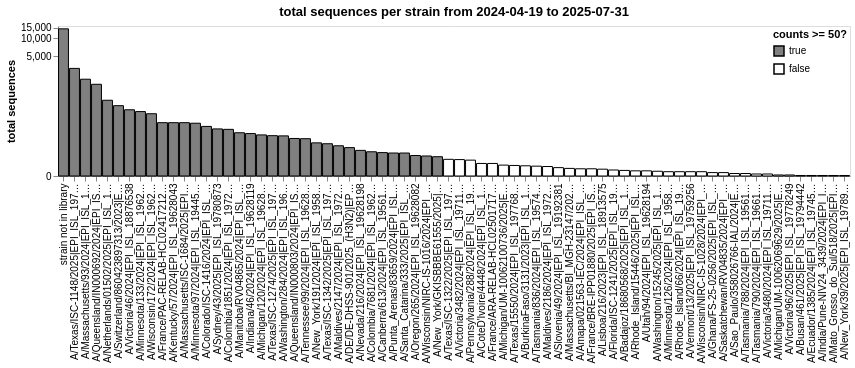

Source (notebook cell):
### Markdown cell above
Get total counts for each variant:

### Code cell
total_counts = (
    all_counts_by_date
    .groupby("variant", as_index=False)
    .aggregate(total_sequences=pd.NamedAgg("sequences", "sum"))
    .assign(sufficient_counts=lambda x: x["total_sequences"] >= min_counts)
)

total_counts_chart = (
    alt.Chart(total_counts)
    .encode(
        alt.X(
            "variant",
            sort=alt.SortField("total_sequences", order="descending"),
            title=None,
        ),
        alt.Y(
            "total_sequences",
            scale=alt.Scale(type="symlog", constant=50),
            title="total sequences",
            axis=alt.Axis(grid=False),
        ),
        alt.Fill(
            "sufficient_counts",
            scale=alt.Scale(range=["gray", "white"], domain=[True, False]),
            title=f"counts >= {min_counts}?",
            legend=alt.Legend(orient="top-right", offset=3)
        ),
        tooltip=total_counts.columns.tolist(),
    )
    .mark_bar(stroke="black")
    .properties(
        height=150,
        width=alt.Step(11),
        title=f"total sequences per strain from {date_start.date()} to {date_end.date()}",
    )
)

total_counts_chart

### Figure 1 — Vega-Lite specification as saved in the notebook (floating-point values rounded to 4 significant figures)
{"config": {"view": {"continuousWidth": 300, "continuousHeight": 300}}, "data": {"name": "data-7c6545706ffbce713eaef7bbe69ce5df"}, "mark": {"type": "bar", "stroke": "black"}, "encoding": {"fill": {"field": "sufficient_counts", "legend": {"offset": 3, "orient": "top-right"}, "scale": {"domain": [true, false], "range": ["gray", "white"]}, "title": "counts >= 50?", "type": "nominal"}, "tooltip": [{"field": "variant", "type": "nominal"}, {"field": "total_sequences", "type": "quantitative"}, {"field": "sufficient_counts", "type": "nominal"}], "x": {"field": "variant", "sort": {"field": "total_sequences", "order": "descending"}, "title": null, "type": "nominal"}, "y": {"axis": {"grid": false}, "field": "total_sequences", "scale": {"constant": 50, "type": "symlog"}, "title": "total sequences", "type": "quantitative"}}, "height": 150, "title": "total sequences per strain from 2024-04-19 to 2025-07-31", "width": {"step": 11}, "$schema": "https://vega.github.io/schema/vega-lite/v5.20.1.json", "datasets": {"data-7c6545706ffbce713eaef7bbe69ce5df": [{"variant": "A/Amapa/021563-IEC/2024|EPI_ISL_19266713|EPI3439495", "total_sequences": 16.0, "sufficient_counts": false}, {"variant": "A/Badajoz/18680568/2025|EPI_ISL_19775350|EPI4088693", "total_sequences": 12.0, "sufficient_counts": false}, {"variant": "A/BurkinaFaso/3131/2023|EPI_ISL_19093570", "total_sequences": 24.0, "sufficient_counts": false}, {"variant": "A/Busan/461/2025|EPI_ISL_19794442", "total_sequences": 1.0, "sufficient_counts": false}, {"variant": "A/Canberra/613/2024|EPI_ISL_19561219", "total_sequences": 73.0, "sufficient_counts": true}, {"variant": "A/Colombia/1851/2024|EPI_ISL_19727802", "total_sequences": 251.0, "sufficient_counts": true}, {"variant": "A/Colombia/7681/2024|EPI_ISL_19628089", "total_sequences": 77.0, "sufficient_counts": true}, {"variant": "A/Colorado/ISC-1416/2024|EPI_ISL_19628516", "total_sequences": 287.0, "sufficient_counts": true}, {"variant": "A/CoteD'Ivoire/4448/2024|EPI_ISL_19687843", "total_sequences": 31.0, "sufficient_counts": false}, {"variant": "A/DE/DE-DHSS-901/2025_(H3N2)|EPI_ISL_19720065|EPI3923199", "total_sequences": 99.0, "sufficient_counts": true}, {"variant": "A/Ecuador/1385/2024|EPI_ISL_19745369", "total_sequences": 1.0, "sufficient_counts": false}, {"variant": "A/Florida/ISC-1241/2025|EPI_ISL_19790412|EPI4135634", "total_sequences": 13.0, "sufficient_counts": false}, {"variant": "A/France/ARA-RELAB-HCL025017178801/2025|EPI_ISL_19708803|EPI3894630", "total_sequences": 31.0, "sufficient_counts": false}, {"variant": "A/France/BRE-IPP01880/2025|EPI_ISL_19731877|EPI3961949", "total_sequences": 16.0, "sufficient_counts": false}, {"variant": "A/France/PAC-RELAB-HCL024172122101/2024|EPI_ISL_19556698", "total_sequences": 339.0, "sufficient_counts": true}, {"variant": "A/Ghana/FS-25-0256/2025|EPI_ISL_19762385", "total_sequences": 7.0, "sufficient_counts": false}, {"variant": "A/India/Pune-NIV24_3439/2024|EPI_ISL_19705954", "total_sequences": 1.0, "sufficient_counts": false}, {"variant": "A/Indiana/46/2024|EPI_ISL_19628119", "total_sequences": 206.0, "sufficient_counts": true}, {"variant": "A/Kentucky/57/2024|EPI_ISL_19628043", "total_sequences": 339.0, "sufficient_counts": true}, {"variant": "A/Lisboa/216/2023|EPI_ISL_18913575", "total_sequences": 15.0, "sufficient_counts": false}, {"variant": "A/Maldives/2147/2024|EPI_ISL_19727787", "total_sequences": 110.0, "sufficient_counts": true}, {"variant": "A/Maldives/2186/2024|EPI_ISL_19727752", "total_sequences": 22.0, "sufficient_counts": false}, {"variant": "A/Manitoba/RV04865/2024|EPI_ISL_19565836", "total_sequences": 214.0, "sufficient_counts": true}, {"variant": "A/Massachusetts/93/2024|EPI_ISL_19646975", "total_sequences": 2022.0, "sufficient_counts": true}, {"variant": "A/Massachusetts/BI_MGH-23147/2025|EPI_ISL_19769038|EPI4070676", "total_sequences": 17.0, "sufficient_counts": false}, {"variant": "A/Massachusetts/ISC-1684/2025|EPI_ISL_19790438", "total_sequences": 339.0, "sufficient_counts": true}, {"variant": "A/Mato_Grosso_do_Sul/518/2025|EPI_ISL_19755351|EPI4034210", "total_sequences": 1.0, "sufficient_counts": false}, {"variant": "A/Michigan/120/2024|EPI_ISL_19628034", "total_sequences": 193.0, "sufficient_counts": true}, {"variant": "A/Michigan/UM-10062069629/2025|EPI_ISL_19754645|EPI4032322", "total_sequences": 2.0, "sufficient_counts": false}, {"variant": "A/Michigan/UM-10062100736/2025|EPI_ISL_19754053|EPI4028619", "total_sequences": 26.0, "sufficient_counts": false}, {"variant": "A/Minnesota/126/2024|EPI_ISL_19586912", "total_sequences": 9.0, "sufficient_counts": false}, {"variant": "A/Minnesota/133/2024|EPI_ISL_19628109", "total_sequences": 546.0, "sufficient_counts": true}, {"variant": "A/Minnesota/97/2024|EPI_ISL_19445320", "total_sequences": 331.0, "sufficient_counts": true}, {"variant": "A/Netherlands/01502/2025|EPI_ISL_19786781", "total_sequences": 872.0, "sufficient_counts": true}, {"variant": "A/Nevada/216/2024|EPI_ISL_19628198", "total_sequences": 84.0, "sufficient_counts": true}, {"variant": "A/New_York/191/2024|EPI_ISL_19586926", "total_sequences": 129.0, "sufficient_counts": true}, {"variant": "A/New_York/39/2025|EPI_ISL_19789808|EPI4131294", "total_sequences": 1.0, "sufficient_counts": false}, {"variant": "A/New_York/GKISBBBE61555/2025|EPI_ISL_19777744|EPI4101537", "total_sequences": 55.0, "sufficient_counts": true}, {"variant": "A/Oregon/265/2024|EPI_ISL_19628082", "total_sequences": 60.0, "sufficient_counts": true}, {"variant": "A/Pennsylvania/288/2024|EPI_ISL_19646959", "total_sequences": 42.0, "sufficient_counts": false}, {"variant": "A/Punta_Arenas/83659/2024|EPI_ISL_19652846", "total_sequences": 71.0, "sufficient_counts": true}, {"variant": "A/Queensland/IN000692/2024|EPI_ISL_19664768", "total_sequences": 1654.0, "sufficient_counts": true}, {"variant": "A/Queensland/IN000803/2024|EPI_ISL_19664823", "total_sequences": 162.0, "sufficient_counts": true}, {"variant": "A/Rhode_Island/15446/2025|EPI_ISL_19774046", "total_sequences": 11.0, "sufficient_counts": false}, {"variant": "A/Rhode_Island/66/2024|EPI_ISL_19667940", "total_sequences": 9.0, "sufficient_counts": false}, {"variant": "A/Santa_Catarina/333/2025|EPI_ISL_19786875", "total_sequences": 71.0, "sufficient_counts": true}, {"variant": "A/Sao_Paulo/358026766-IAL/2024|EPI_ISL_19647100", "total_sequences": 5.0, "sufficient_counts": false}, {"variant": "A/Saskatchewan/RV04835/2024|EPI_ISL_19565825", "total_sequences": 7.0, "sufficient_counts": false}, {"variant": "A/Slovenia/49/2024|EPI_ISL_19192381", "total_sequences": 19.0, "sufficient_counts": false}, {"variant": "A/Switzerland/860423897313/2023|EPI_ISL_19654915", "total_sequences": 698.0, "sufficient_counts": true}, {"variant": "A/Sydney/43/2025|EPI_ISL_19780873", "total_sequences": 256.0, "sufficient_counts": true}, {"variant": "A/Tasmania/788/2024|EPI_ISL_19561198", "total_sequences": 5.0, "sufficient_counts": false}, {"variant": "A/Tasmania/790/2024|EPI_ISL_19661471", "total_sequences": 4.0, "sufficient_counts": false}, {"variant": "A/Tasmania/836/2024|EPI_ISL_19574653", "total_sequences": 23.0, "sufficient_counts": false}, {"variant": "A/Tennessee/99/2024|EPI_ISL_19628042", "total_sequences": 160.0, "sufficient_counts": true}, {"variant": "A/Texas/15550/2024|EPI_ISL_19776837", "total_sequences": 25.0, "sufficient_counts": false}, {"variant": "A/Texas/ISC-1148/2025|EPI_ISL_19759499", "total_sequences": 3090.0, "sufficient_counts": true}, {"variant": "A/Texas/ISC-1274/2025|EPI_ISL_19759743", "total_sequences": 186.0, "sufficient_counts": true}, {"variant": "A/Texas/ISC-1322/2025|EPI_ISL_19759740", "total_sequences": 45.0, "sufficient_counts": false}, {"variant": "A/Texas/ISC-1342/2025|EPI_ISL_19759886", "total_sequences": 123.0, "sufficient_counts": true}, {"variant": "A/Utah/94/2024|EPI_ISL_19628194", "total_sequences": 11.0, "sufficient_counts": false}, {"variant": "A/Vermont/13/2025|EPI_ISL_19759256", "total_sequences": 9.0, "sufficient_counts": false}, {"variant": "A/Victoria/3480/2024|EPI_ISL_19711514", "total_sequences": 4.0, "sufficient_counts": false}, {"variant": "A/Victoria/3482/2024|EPI_ISL_19711513", "total_sequences": 44.0, "sufficient_counts": false}, {"variant": "A/Victoria/46/2024|EPI_ISL_18876538", "total_sequences": 589.0, "sufficient_counts": true}, {"variant": "A/Victoria/96/2025|EPI_ISL_19778249", "total_sequences": 2.0, "sufficient_counts": false}, {"variant": "A/Washington/15245/2025|EPI_ISL_19756265", "total_sequences": 10.0, "sufficient_counts": false}, {"variant": "A/Washington/284/2024|EPI_ISL_19628073", "total_sequences": 184.0, "sufficient_counts": true}, {"variant": "A/Wisconsin/172/2024|EPI_ISL_19628110", "total_sequences": 499.0, "sufficient_counts": true}, {"variant": "A/Wisconsin/NIRC-IS-1016/2024|EPI_ISL_19628582", "total_sequences": 58.0, "sufficient_counts": true}, {"variant": "A/Wisconsin/NIRC-IS-1028/2024|EPI_ISL_19628591", "total_sequences": 9.0, "sufficient_counts": false}, {"variant": "strain not in library", "total_sequences": 14340.0, "sufficient_counts": true}]}}
